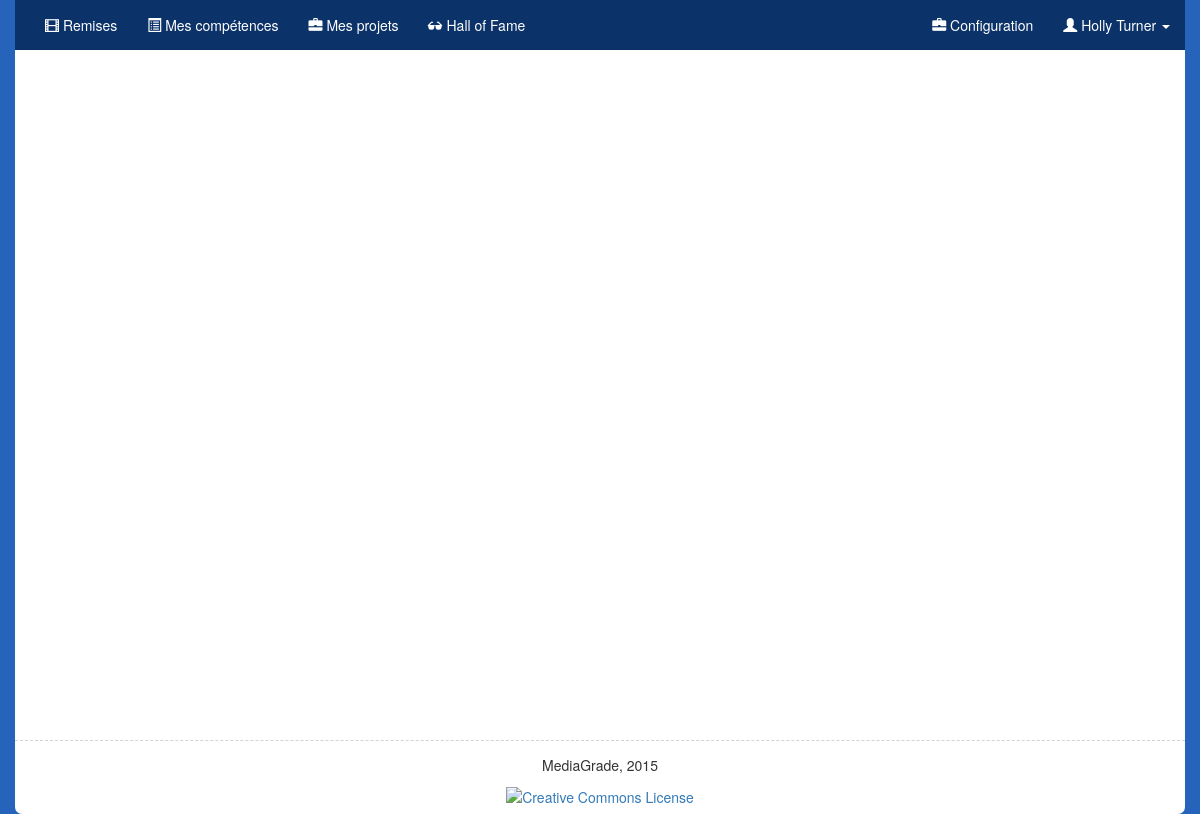
The page /gallery.php?my (signed in) on the database as committed earlier.
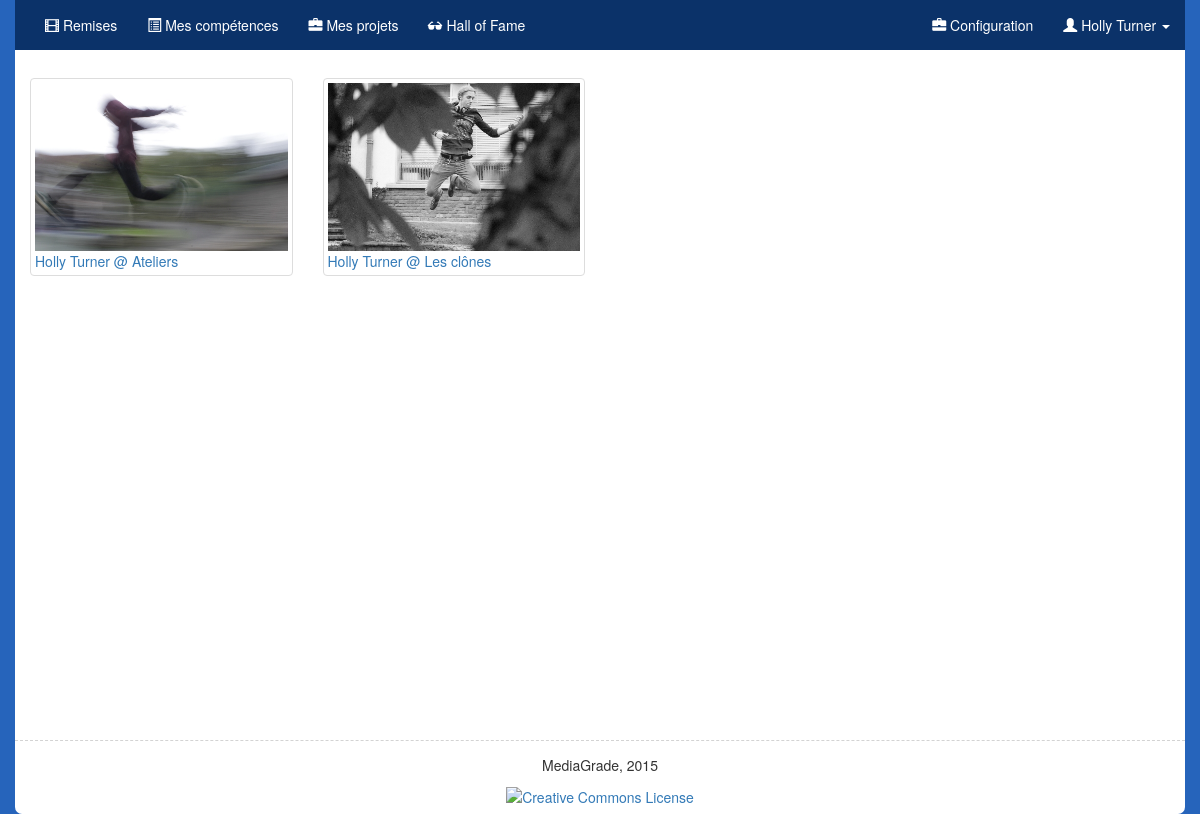
The same page on the database as committed later.
### tables this page shows
CREATE TABLE IF NOT EXISTS `users` (
  `id` int(11) NOT NULL AUTO_INCREMENT,
  `username` varchar(20) NOT NULL,
  `email` tinytext NOT NULL,
  `hash` varchar(255) NOT NULL,
  `name` varchar(20) NOT NULL,
  `last_name` varchar(20) NOT NULL,
  `class` varchar(5) NOT NULL,
  `is_staff` tinyint(1) NOT NULL,
  PRIMARY KEY (`username`),
  KEY `id` (`id`)
);

CREATE TABLE IF NOT EXISTS `submitted` (
  `id` int(11) NOT NULL AUTO_INCREMENT,
  `user_id` int(11) NOT NULL,
  `file_path` text NOT NULL,
  `file_name` text NOT NULL,
  `answers` varchar(8000) NOT NULL,
  `project_id` int(11) NOT NULL,
  UNIQUE KEY `id` (`id`),
  KEY `id_2` (`id`)
);

CREATE TABLE IF NOT EXISTS `projects` (
  `project_id` int(11) NOT NULL AUTO_INCREMENT,
  `periode` tinyint(4) NOT NULL,
  `instructions` varchar(8000) NOT NULL,
  `deadline` date NOT NULL,
  `project_name` text NOT NULL,
  `class` text NOT NULL,
  `assessment_id` text NOT NULL,
  `auto_assessment_id` text NOT NULL,
  `assessment_type` text NOT NULL,
  `skill_id` tinytext NOT NULL,
  `extension` text NOT NULL,
  `is_activated` tinyint(1) NOT NULL DEFAULT '1',
  PRIMARY KEY (`project_id`),
  KEY `id` (`project_id`)
);

### public/gallery.php (called while the page is built, shortened)
<?php
    $medias = [];
    if (isset($_GET["my"]))
    {
        $projects = query(" SELECT user_id, file_path, file_name, submitted.project_id, project_name, name, last_name, users.class, extension
                            FROM submitted
                            LEFT JOIN users
                                ON users.id = submitted.user_id
                            LEFT JOIN projects
                                ON submitted.project_id = projects.project_id
                            WHERE users.id = ?",
                            $_SESSION["id"]);
    }
    foreach ($projects as $project)
    {
        $medias[] = [
            "file" => $project["file_path"] . $project["file_name"],
            "thumbnail" => $project["file_path"] . "thumb_" . $project["file_name"],
            "name" => $project["name"],
            "class" => $project["class"],
            "last_name" => $project["last_name"],
            "project_name" => $project["project_name"],
            "extension" => $project["extension"]
            ];
    };
    render("gallery.php", ["title" => "Hall of fame", "medias" => $medias], true);
?>

### includes/langs/be_FR.php (called while the page is built, shortened)
<?php
$lang = array();
$lang['LANG'] = "fr";
$lang['FORGOT_PASS'] = "J'ai oublié mon mot de passe";
$lang['LOGIN'] = "S'identifier";
$lang['USERNAME'] = "Nom d'utilisateur";
$lang['NAME'] = "Prénom";
$lang['LAST_NAME'] = "Nom";
$lang['PASSWORD'] = "Mot de passe";
$lang['CONFIRM_PASSWORD'] = "Confirmez le mot de passe";
$lang['PASSWORD_MISMATCH'] = "Les mots de passe ne correspondent pas";
$lang['EMAIL'] = "Courriel";
$lang['TEACHER'] = "Professeur";
$lang['BACK'] = "Retour";
$lang['MY_PROFILE'] = "Mon profil";
$lang['CHANGE_PASS'] = "Changer de mot de passe";
$lang['ACTUAL_PASS'] = "Mot de passe actuel";
$lang['NEW_PASS'] = "Nouveau mot de passe";
$lang['CONFIRM_PASS'] = "Confirmez le mot de passe";
$lang['MODIFY'] = "Modifier";
$lang['MY_MAIL'] = "Mon adresse courriel";
$lang['SORRY'] = "Désolé!";
$lang['PROVIDE_PASSWORD'] = "Merci de fournir un mot de passe.";
$lang['ALL_FIELDS_REQUIRED'] = "Tous les champs sont obligatoires!";
$lang['PROVIDE_EMAIL'] = "Courriel non valide";
$lang['SAFE_PASSWORD'] = "Votre mot de passe doit contenir au moins 8 caractères, dont 1 en majuscule et 1 chiffre.";
$lang['ALREADY_USER'] = "Courriel ou nom d'utilisateur déjà utilisé";
$lang['USER_EXPLOIT'] = "\"Touche pas à ça, p'tit con!\"";
$lang['USER_INCLUSION_EXPLOIT'] = "Tentative de RFI détectée...";
$lang['NO_INSTRUCTIONS'] = "Désolé, les consignes ne sont pas (encore) disponibles.";
$lang['MAX_SIZE_REACHED'] = "Taille de fichier supérieure à 200 Mo. Vérifiez votre exportation.";
$lang['UNEXPECTED_FILE_TYPE'] = "Format de fichier inattendu.";
$lang['DIR_CREATION_ERROR'] = "Erreur lors de la création du répertoire.";
$lang['NO_FILE'] = "Choisissez un fichier!";
$lang['SELECT_FILE'] = "Sélectionnez un fichier";
$lang['REQUIRED_ANSWER'] = "Réponse requise!";
$lang['REQUIRED_ANSWER'] = "Réponse requise!";
$lang['INVALID_USER_PASS'] = "Nom d'utilisateur ou mot de passe invalide.";
$lang['GRADES'] = "Évaluations";
$lang['RESULTS'] = "Résultats";
$lang['INSTRUCTIONS'] = "Consignes";
$lang['SUBMIT'] = "Remises";
$lang['SKILLS'] = "Compétences";
$lang['ACCOUNT'] = "Compte";
$lang['GALLERY'] = "Hall of Fame";
$lang['MY_GALLERY'] = "Mes projets";
$lang['GRADE_BOOK'] = "Mes compétences";
$lang['LOGOUT'] = "Déconnection";
$lang['MANAGE_PROJECTS'] = "Gérer les projets";
$lang['RATE'] = "Corriger";
$lang['CONFIG'] = "Configuration";
$lang['NEW_PROJECT'] = "Nouveau projet";
$lang['NO_PDF_READER'] = "<p>It appears your Web browser is not configured to display PDF files.
                            No worries, just <a href='123.pdf'>click here to download the PDF file.</a></p>";
$lang['SUBMIT_FILE'] = "Remise du fichier";
$lang['SELF_ASSESSMENT'] = "Auto-évaluation";
$lang['SUBMIT_WORK'] = "Je remets mon travail";
$lang['DISACTIVATE_PROJECT'] = "Désactiver le projet";
$lang['ACTIVATE_PROJECT'] = "Activer le projet";
$lang['SUBMITTED_FILE'] = "Fichier remis:";
$lang['NOT_GRADED_YET'] = "<p>Votre travail n'a pas encore été évalué.</p>";
$lang['PERCENT'] = "Pourcentage";
?>

### templates/gallery.php (the view)
<div class="row" style="padding-top:2em;">
<?php foreach ($medias as $media): ?>
    <div class="col-lg-3 col-md-4 col-xs-6 ">
            <?php if ($media['extension'] == "mp4" || $media['extension'] == "mov" || $media['extension'] == "avi"):?>
            <div class="thumbnail">
               <div class="embed-responsive embed-responsive-16by9">
                    <video class="embed-responsive-item" preload="metadata">
                        <source src="http://final_project/<?= $media['file']?>" type="video/mp4">
                        <p><?= $lang['NO_HTML5_VIDEO'] ?> <a href="<?= $media['file'] ?>"><?= $lang['HERE'] ?></a></p>
                    </video>
                </div>
                <a href="<?= $media['file'] ?>"><?= $media['name'] . " " . $media['last_name'] . " @ " . $media['project_name']?> (vidéo)</a>
            </div>
            <?php elseif($media['extension'] == "jpeg" || $media['extension'] == "jpg" || $media['extension'] == "png" || $media['extension'] == "gif"): ?>
            <div class="thumbnail">
                <img class="img-responsive" src="<?= $media['thumbnail'] ?>" alt="<?= $media['name'] ?> /">
                <a  href="<?= $media['file'] ?>"><?= $media['name'] . " " . $media['last_name'] . " @ " . $media['project_name']?></a>
            </div>
            <?php endif ?>
    </div>
<?php endforeach ?>
</div>

### includes/functions.php (shortened to what this page needs)
<?php
    function query()
    {
        $sql = func_get_arg(0);
        $parameters = array_slice(func_get_args(), 1);
        static $handle;
        if (!isset($handle))
        {
            try
            {
                $handle = new PDO("mysql:dbname=" . DATABASE . ";host=" . SERVER, USERNAME, PASSWORD);
                $handle->setAttribute(PDO::ATTR_EMULATE_PREPARES, false);
            }
            catch (Exception $e)
            {
                trigger_error($e->getMessage(), E_USER_ERROR);
                exit;
            }
        }
        $statement = $handle->prepare($sql);
        $results = $statement->execute($parameters);
        if ($results !== false)
        {
            return $statement->fetchAll(PDO::FETCH_ASSOC);
        }
        else
        {
            return false;
        }
    }
    function render($template, $values = [], $menu = false)
    {
        if (file_exists("../templates/$template"))
        {
            extract($values);
            require("../includes/langs/be_FR.php");
            require("../templates/header.php");
            if ($menu === true)
            {
                $username = query("SELECT name, last_name FROM users WHERE id = ?", $_SESSION["id"]);
                require("../templates/menu.php");
            }
            require("../templates/$template");
            require("../templates/footer.php");
        }
        else
        {
            trigger_error("Invalid template: $template", E_USER_ERROR);
        }
    }
?>

### templates/header.php (shortened to what this page needs)
<!DOCTYPE html>
<html lang="<?= $lang['LANG'] ?>">
    <head>
        <link href="/css/bootstrap.css" rel="stylesheet"/>
        <link href="/css/styles.css" rel="stylesheet"/>
        <link href="/css/sticky-footer.css" rel="stylesheet"/>
        <link rel="stylesheet"  type="text/css" href="//cdnjs.cloudflare.com/ajax/libs/bootstrap-datepicker/1.3.0/css/datepicker.min.css" />
        <link rel="stylesheet"  type="text/css" href="//cdnjs.cloudflare.com/ajax/libs/bootstrap-datepicker/1.3.0/css/datepicker3.min.css" />
    </head>
    <body>
    <?php if(in_array($_SERVER["PHP_SELF"], ["/login.php", "/register.php", "/logout.php", "/forgot.php"])): ?>
<div class="container" style="min-height:0;-webkit-border-radius: 7px;-moz-border-radius: 7px;border-radius: 7px;">
    <div class="row text-center">
        <header class="col-md-12">
            <h1><a href="/"><img alt="MediaGrade" src="/img/logo.png"/></a></h1>
        </header>
   </div>
   <?php else: ?>
<div class="container ">
   <?php endif ?>

### templates/menu.php (shortened to what this page needs)
<nav class="navbar navbar-default navbar-fixed-top" id="menu">
    <div class="container" <?= ($_SESSION["admin"] ? 'style="background-color:#482084;"' : '') ?>>
         <div id="navbar" class="navbar-collapse collapse">
            <ul class="nav navbar-nav">
            <?php if($_SESSION["admin"]):?>
                 <li><a href="admin.php"><span class="glyphicon glyphicon-film"></span> <?=$lang['MANAGE_PROJECTS']?> </a></li>
                 <li><a href="rating.php"><span class="glyphicon glyphicon-list-alt"></span> <?=$lang['RATE']?></a></li>
                 <li>
                     <a href="#" class="dropdown-toggle" data-toggle="dropdown"><span class="glyphicon glyphicon-th-list"></span>  <?=$lang['RESULTS']?>  <span class="caret"></span></a>
                     <ul class="dropdown-menu dropdown-menu">
                         <?php foreach($classes as $class): ?>
                         <li><a href="admin.php?results=<?= trim($class["class"], " ") ?>"><?= $class["class"] ?></a></li>
                         <?php endforeach ?>
                     </ul>
                 </li>
            <?php else: ?>
                 <li><a href="index.php"><span class="glyphicon glyphicon-film"></span> <?=$lang['SUBMIT']?></a></li>
                 <li><a href="gradebook.php"><span class="glyphicon glyphicon-list-alt"></span> <?=$lang['GRADE_BOOK']?></a></li>
                 <li><a href="gallery.php?my"><span class="glyphicon glyphicon-briefcase"></span> <?=$lang['MY_GALLERY']?></a></li>
            <?php endif ?>
                 <li><a href="gallery.php"><span class="glyphicon glyphicon-sunglasses"></span> <?=$lang['GALLERY']?></a></li>
            </ul>
            <ul class="nav navbar-nav navbar-right">
                 <li><a href="config.php"><span class="glyphicon glyphicon-briefcase"></span> <?=$lang['CONFIG']?></a></li>
                 <li class="dropdown">
                     <a href="#" class="dropdown-toggle" data-toggle="dropdown"><span class="glyphicon glyphicon-user"></span> <?= $username[0]["name"] . " " . $username[0]["last_name"] ?> <span class="caret"></span></a>
                 </li>
            </ul>
         </div>
     </div>
</nav>

### templates/footer.php
           </div>
		   <footer class="footer">
                <div class="container text-center">
                    <p>MediaGrade, 2015</p>
                    <a rel="license" href="http://creativecommons.org/licenses/by-nc-sa/4.0/"><img alt="Creative Commons License" style="border-width:0" src="https://i.creativecommons.org/l/by-nc-sa/4.0/80x15.png" /></a>
                </div>
           </footer>
    </body>
</html>

### public/css/styles.css (style rules this page uses)
.container { background: white; -webkit-border-radius: 0 0 7px 7px; -moz-border-radius: 0 0 7px 7px; border-radius: 0 0 7px 7px; }
.navbar-default { -moz-box-shadow: none; -webkit-box-shadow: none; background-color: transparent; background-image: none; border: none; box-shadow: none; }
.navbar-default .navbar-nav>li>a { color: #FFF }
body { background-color: #2664BB; padding-top: 50px; }
footer .container { -moz-box-shadow: none; -webkit-box-shadow: none; border-top: dashed 1px lightgray; box-shadow: none; margin-bottom: 2em; padding: 1em 0 .5em; }
nav .container { padding-bottom: 0; background-color: #0B3269; // background-image: url('../img/banner_av.jpg'); -webkit-border-radius: 0px; -moz-border-radius: 0px; border-radius: 0px; }

### public/css/sticky-footer.css (style rules this page uses)
html, body { height: 100%; }
.container { min-height: 100%; height: auto !important; height: 100%; margin: 0 auto -60px; padding-bottom: 60px; }
.footer { height: 60px; }

Rows that differ between the two databases and show on the page:
added submitted: users.name (picture), users.name "Holly", users.last_name "Turner", project.project_name "Ateliers"
added submitted: users.name (picture), users.name "Holly", users.last_name "Turner", project.project_name "Les clônes"
